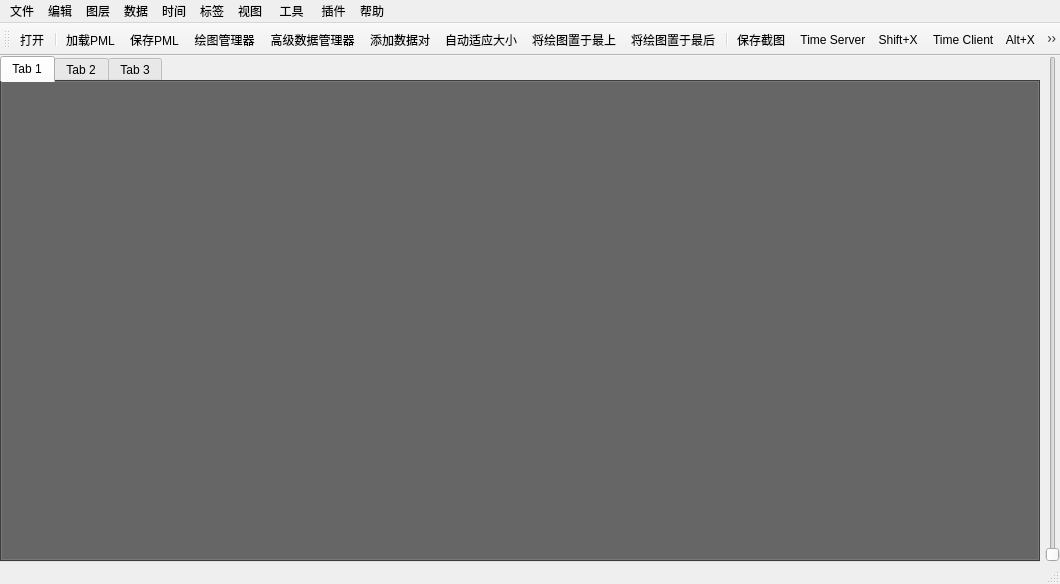
<?xml version="1.0" encoding="UTF-8"?>
<ui version="4.0">
 <class>PlotXYDemo</class>
 <widget class="QMainWindow" name="PlotXYDemo">
  <property name="geometry">
   <rect>
    <x>0</x>
    <y>0</y>
    <width>1060</width>
    <height>584</height>
   </rect>
  </property>
  <property name="windowTitle">
   <string/>
  </property>
  <property name="styleSheet">
   <string notr="true">alternate-background-color: rgb(0, 85, 127);</string>
  </property>
  <widget class="QWidget" name="centralWidget">
   <layout class="QHBoxLayout" name="horizontalLayout">
    <property name="spacing">
     <number>5</number>
    </property>
    <property name="leftMargin">
     <number>0</number>
    </property>
    <property name="topMargin">
     <number>0</number>
    </property>
    <property name="rightMargin">
     <number>0</number>
    </property>
    <property name="bottomMargin">
     <number>0</number>
    </property>
    <item>
     <widget class="QTabWidget" name="tabWidget">
      <property name="styleSheet">
       <string notr="true">QTabWidget#tabWidget
{
background-color: rgb(85, 85, 85);
}</string>
      </property>
      <property name="currentIndex">
       <number>0</number>
      </property>
      <widget class="QWidget" name="tab">
       <attribute name="title">
        <string>Tab 1</string>
       </attribute>
      </widget>
      <widget class="QWidget" name="tab_2">
       <attribute name="title">
        <string>Tab 2</string>
       </attribute>
      </widget>
      <widget class="QWidget" name="tab_3">
       <attribute name="title">
        <string>Tab 3</string>
       </attribute>
      </widget>
     </widget>
    </item>
    <item>
     <widget class="QSlider" name="timeSlider">
      <property name="orientation">
       <enum>Qt::Vertical</enum>
      </property>
     </widget>
    </item>
   </layout>
  </widget>
  <widget class="QMenuBar" name="menuBar">
   <property name="geometry">
    <rect>
     <x>0</x>
     <y>0</y>
     <width>1060</width>
     <height>26</height>
    </rect>
   </property>
   <widget class="QMenu" name="menufile">
    <property name="title">
     <string>文件</string>
    </property>
    <widget class="QMenu" name="menuRecent_Files">
     <property name="title">
      <string>最近打开的文件</string>
     </property>
     <addaction name="action1"/>
     <addaction name="action2"/>
     <addaction name="action3"/>
     <addaction name="action4"/>
     <addaction name="action5"/>
     <addaction name="action6"/>
     <addaction name="action7"/>
     <addaction name="action8"/>
     <addaction name="action9"/>
     <addaction name="action10"/>
     <addaction name="actionClear_recent_files"/>
    </widget>
    <widget class="QMenu" name="menuRecent_PMLs">
     <property name="title">
      <string>最近打开的PML </string>
     </property>
     <addaction name="action1_2"/>
     <addaction name="action2_2"/>
     <addaction name="action3_2"/>
     <addaction name="action4_2"/>
     <addaction name="action5_2"/>
     <addaction name="action6_2"/>
     <addaction name="action7_2"/>
     <addaction name="action8_2"/>
     <addaction name="action9_2"/>
     <addaction name="action10_2"/>
     <addaction name="actionClear_recent_files_2"/>
    </widget>
    <addaction name="actionopen"/>
    <addaction name="actionexport"/>
    <addaction name="separator"/>
    <addaction name="actionclose"/>
    <addaction name="separator"/>
    <addaction name="actionRun_Python_Script_Ctrl_E"/>
    <addaction name="separator"/>
    <addaction name="actionLoad_PML"/>
    <addaction name="actionSave_to_PML"/>
    <addaction name="actionSave_Screenshot"/>
    <addaction name="separator"/>
    <addaction name="menuRecent_Files"/>
    <addaction name="menuRecent_PMLs"/>
    <addaction name="separator"/>
    <addaction name="actionQuit"/>
    <addaction name="actionselect_plot"/>
   </widget>
   <widget class="QMenu" name="menuEdit">
    <property name="title">
     <string>编辑</string>
    </property>
    <widget class="QMenu" name="menuOrder">
     <property name="title">
      <string>排序</string>
     </property>
     <addaction name="actionBring_To_Front_Ctrl"/>
     <addaction name="actionSend_To_Back_Ctrl"/>
     <addaction name="actionBring_Forward"/>
     <addaction name="actionSend_Backward"/>
     <addaction name="separator"/>
     <addaction name="actionTile_Horizontally"/>
     <addaction name="actionTile_Vertically"/>
    </widget>
    <addaction name="actionUndo_Ctrl_Z"/>
    <addaction name="actionRedo_Ctrl_Y"/>
    <addaction name="actionCut_Ctrl_X"/>
    <addaction name="actionCopy_Ctrl_C"/>
    <addaction name="actionPaste_Ctrl_V"/>
    <addaction name="actionDelete"/>
    <addaction name="actionSelect_Plot"/>
    <addaction name="menuOrder"/>
   </widget>
   <widget class="QMenu" name="menuGraph">
    <property name="title">
     <string>图层</string>
    </property>
    <addaction name="actionPlot_Wizard"/>
    <addaction name="separator"/>
    <addaction name="actionPlot_Manager_Ctrl_M"/>
    <addaction name="actionWidget_Editor"/>
    <addaction name="actionExport_to_GOG"/>
    <addaction name="separator"/>
    <addaction name="actionCreate_Plot"/>
    <addaction name="separator"/>
    <addaction name="actionAutofit"/>
    <addaction name="actionOne_To_One"/>
    <addaction name="actionRound_Ranges"/>
    <addaction name="separator"/>
    <addaction name="actionLock_Data_Display"/>
    <addaction name="actionLock_Stacking_Order"/>
    <addaction name="separator"/>
    <addaction name="actionInvert_Colores"/>
   </widget>
   <widget class="QMenu" name="menuData">
    <property name="title">
     <string>数据</string>
    </property>
    <addaction name="actionAdvanced_Data_Manager"/>
    <addaction name="actionAdd_Plot_Pair_Ctrl_A"/>
    <addaction name="actionDiscovery_Rules"/>
    <addaction name="separator"/>
    <addaction name="actionShow_Object_Aliases_Ctrl_Alt_A"/>
    <addaction name="separator"/>
    <addaction name="actionReference_Points_Ctrl_R"/>
    <addaction name="actionEntity_Status_Ctrl_Alt_S"/>
    <addaction name="actionClassification"/>
   </widget>
   <widget class="QMenu" name="menuTime">
    <property name="title">
     <string>时间</string>
    </property>
    <addaction name="actionPlay"/>
    <addaction name="actionReverse"/>
    <addaction name="actionReal_Time"/>
    <addaction name="actionTime_Controls"/>
    <addaction name="actionTime_Client"/>
    <addaction name="actionTime_Server"/>
   </widget>
   <widget class="QMenu" name="menuTabs">
    <property name="title">
     <string>标签</string>
    </property>
    <addaction name="actionNew_Tab_Ctrl_T"/>
    <addaction name="actionRename_Tab"/>
    <addaction name="actionClose_Tab"/>
    <addaction name="actionNext_Tab_Ctrl_Tab"/>
    <addaction name="actionPrevious_Tab_Ctrl_Shift_Tab"/>
   </widget>
   <widget class="QMenu" name="menuView">
    <property name="title">
     <string>视图</string>
    </property>
    <addaction name="actionShow_Menubar_Ctrl_Alt_M"/>
    <addaction name="actionShow_Toolbar_Ctrl_Alt_C"/>
    <addaction name="actionShow_Statusbar_Ctrl_Alt_B"/>
    <addaction name="actionShow_Time_Slider"/>
    <addaction name="actionShow_Tabbar"/>
    <addaction name="actionShow_RTI_Controls"/>
    <addaction name="actionShow_All_Bars_Ctrl_B"/>
    <addaction name="actionShow_Plot_Time_Ctrl_Alt_P"/>
    <addaction name="actionShow_System_Time_Ctrl_Alt_Y"/>
    <addaction name="actionShow_Corner_Logo"/>
    <addaction name="actionShow_Frame_Rate_Alt_F"/>
    <addaction name="actionFullScreen_Shift_F"/>
   </widget>
   <widget class="QMenu" name="menuTools">
    <property name="title">
     <string> 工具</string>
    </property>
    <addaction name="actionSave_Preferences"/>
    <addaction name="actionSave_Preferences_As"/>
    <addaction name="actionLoad_Preferences"/>
    <addaction name="actionUseer_Functions"/>
    <addaction name="actionFunction_Console"/>
    <addaction name="actionHot_Keys_Ctrl_H"/>
    <addaction name="actionOptions_Ctrl_Alt_O"/>
   </widget>
   <widget class="QMenu" name="menuBookmarks">
    <property name="title">
     <string>帮助</string>
    </property>
    <addaction name="actionUser_Manual_F1"/>
    <addaction name="actionTraining"/>
    <addaction name="actionAbout"/>
   </widget>
   <widget class="QMenu" name="menuPlug_ins">
    <property name="title">
     <string> 插件</string>
    </property>
    <addaction name="actionPlug_in_Manager"/>
    <addaction name="actionConsole_Ctrl_F1"/>
    <addaction name="actionFind_DCS_Sever"/>
    <addaction name="actionHDF5_Export"/>
    <addaction name="actionHDF5_Import"/>
    <addaction name="actionSimple_Sever"/>
    <addaction name="actionSp_Batch_Loader"/>
    <addaction name="actionsimVideo_Recorder"/>
   </widget>
   <addaction name="menufile"/>
   <addaction name="menuEdit"/>
   <addaction name="menuGraph"/>
   <addaction name="menuData"/>
   <addaction name="menuTime"/>
   <addaction name="menuTabs"/>
   <addaction name="menuView"/>
   <addaction name="menuTools"/>
   <addaction name="menuPlug_ins"/>
   <addaction name="menuBookmarks"/>
  </widget>
  <widget class="QToolBar" name="mainToolBar">
   <attribute name="toolBarArea">
    <enum>TopToolBarArea</enum>
   </attribute>
   <attribute name="toolBarBreak">
    <bool>false</bool>
   </attribute>
   <addaction name="actionopen"/>
   <addaction name="separator"/>
   <addaction name="actionLoad_PML"/>
   <addaction name="actionSave_to_PML"/>
   <addaction name="actionPlot_Manager_Ctrl_M"/>
   <addaction name="actionAdvanced_Data_Manager"/>
   <addaction name="actionAdd_Plot_Pair_Ctrl_A"/>
   <addaction name="actionAutofit"/>
   <addaction name="actionBring_To_Front_Ctrl"/>
   <addaction name="actionSend_To_Back_Ctrl"/>
   <addaction name="separator"/>
   <addaction name="actionSave_Screenshot"/>
   <addaction name="actionTime_Server"/>
   <addaction name="actionTime_Client"/>
   <addaction name="separator"/>
   <addaction name="actionDecrease_Step"/>
   <addaction name="actionFrame_Rverse"/>
   <addaction name="actionReverse"/>
   <addaction name="actionStop"/>
   <addaction name="actionPlay"/>
   <addaction name="actionFrame_Forward"/>
   <addaction name="actionIncrease_Step"/>
   <addaction name="actionReal_Time"/>
   <addaction name="actionTime_Controls"/>
  </widget>
  <widget class="QStatusBar" name="statusBar">
   <property name="minimumSize">
    <size>
     <width>0</width>
     <height>0</height>
    </size>
   </property>
  </widget>
  <action name="actionopen">
   <property name="icon">
    <iconset resource="resources/toolbar.qrc">
     <normaloff>:/toolbar/openfile.png</normaloff>:/toolbar/openfile.png</iconset>
   </property>
   <property name="text">
    <string>打开</string>
   </property>
  </action>
  <action name="actionexport">
   <property name="text">
    <string>导出数据</string>
   </property>
  </action>
  <action name="actionclose">
   <property name="text">
    <string>清理数据</string>
   </property>
  </action>
  <action name="actionLoad_PML">
   <property name="icon">
    <iconset>
     <normaloff>:/res/openfile.png</normaloff>
     <normalon>:/toolbar/loadpml.png</normalon>:/res/openfile.png</iconset>
   </property>
   <property name="text">
    <string>加载PML</string>
   </property>
  </action>
  <action name="actionSave_to_PML">
   <property name="icon">
    <iconset>
     <normaloff>:/res/openfile.png</normaloff>
     <normalon>:/toolbar/savepml.png</normalon>:/res/openfile.png</iconset>
   </property>
   <property name="text">
    <string>保存PML</string>
   </property>
  </action>
  <action name="actionUndo_Ctrl_Z">
   <property name="text">
    <string>撤销  Ctrl+Z</string>
   </property>
  </action>
  <action name="actionRedo_Ctrl_Y">
   <property name="text">
    <string>恢复  Ctrl+Y</string>
   </property>
  </action>
  <action name="actionCut_Ctrl_X">
   <property name="text">
    <string>剪切  Ctrl+X</string>
   </property>
  </action>
  <action name="actionCopy_Ctrl_C">
   <property name="text">
    <string>复制  Ctrl+C</string>
   </property>
  </action>
  <action name="actionPaste_Ctrl_V">
   <property name="text">
    <string>粘贴  Ctrl+V</string>
   </property>
  </action>
  <action name="actionDelete">
   <property name="text">
    <string>删除...</string>
   </property>
  </action>
  <action name="actionSelect_Plot">
   <property name="text">
    <string>Select Plot</string>
   </property>
  </action>
  <action name="actionBring_To_Front_Ctrl">
   <property name="icon">
    <iconset resource="resources/toolbar.qrc">
     <normaloff>:/toolbar/Takefront.png</normaloff>:/toolbar/Takefront.png</iconset>
   </property>
   <property name="text">
    <string>将绘图置于最上</string>
   </property>
  </action>
  <action name="actionSend_To_Back_Ctrl">
   <property name="icon">
    <iconset resource="resources/toolbar.qrc">
     <normaloff>:/toolbar/Takeback.png</normaloff>:/toolbar/Takeback.png</iconset>
   </property>
   <property name="text">
    <string>将绘图置于最后</string>
   </property>
  </action>
  <action name="actionBring_Forward">
   <property name="text">
    <string>Bring Forward       +</string>
   </property>
  </action>
  <action name="actionSend_Backward">
   <property name="text">
    <string>Send Backward</string>
   </property>
  </action>
  <action name="actionTile_Horizontally">
   <property name="text">
    <string>Tile Horizontally</string>
   </property>
  </action>
  <action name="actionTile_Vertically">
   <property name="text">
    <string>Tile Vertically</string>
   </property>
  </action>
  <action name="actionSave_Screenshot">
   <property name="icon">
    <iconset resource="resources/toolbar.qrc">
     <normaloff>:/toolbar/snapshot.png</normaloff>:/toolbar/snapshot.png</iconset>
   </property>
   <property name="text">
    <string>保存截图</string>
   </property>
  </action>
  <action name="actionQuit">
   <property name="text">
    <string>退出                                     Alt+Q</string>
   </property>
  </action>
  <action name="action1">
   <property name="text">
    <string>1</string>
   </property>
  </action>
  <action name="action2">
   <property name="text">
    <string>2</string>
   </property>
  </action>
  <action name="action3">
   <property name="text">
    <string>3</string>
   </property>
  </action>
  <action name="action4">
   <property name="text">
    <string>4</string>
   </property>
  </action>
  <action name="action5">
   <property name="text">
    <string>5</string>
   </property>
  </action>
  <action name="action6">
   <property name="text">
    <string>6</string>
   </property>
  </action>
  <action name="action7">
   <property name="text">
    <string>7</string>
   </property>
  </action>
  <action name="action8">
   <property name="text">
    <string>8</string>
   </property>
  </action>
  <action name="action9">
   <property name="text">
    <string>9</string>
   </property>
  </action>
  <action name="action10">
   <property name="text">
    <string>10</string>
   </property>
  </action>
  <action name="actionClear_recent_files">
   <property name="text">
    <string>Clear recent files</string>
   </property>
  </action>
  <action name="action1_2">
   <property name="text">
    <string>1</string>
   </property>
  </action>
  <action name="action2_2">
   <property name="text">
    <string>2</string>
   </property>
  </action>
  <action name="action3_2">
   <property name="text">
    <string>3</string>
   </property>
  </action>
  <action name="action4_2">
   <property name="text">
    <string>4</string>
   </property>
  </action>
  <action name="action5_2">
   <property name="text">
    <string>5</string>
   </property>
  </action>
  <action name="action6_2">
   <property name="text">
    <string>6</string>
   </property>
  </action>
  <action name="action7_2">
   <property name="text">
    <string>7</string>
   </property>
  </action>
  <action name="action8_2">
   <property name="text">
    <string>8</string>
   </property>
  </action>
  <action name="action9_2">
   <property name="text">
    <string>9</string>
   </property>
  </action>
  <action name="action10_2">
   <property name="text">
    <string>10</string>
   </property>
  </action>
  <action name="actionClear_recent_files_2">
   <property name="text">
    <string>Clear recent files</string>
   </property>
  </action>
  <action name="actionPlot_Wizard">
   <property name="text">
    <string>绘图向导</string>
   </property>
  </action>
  <action name="actionPlot_Manager_Ctrl_M">
   <property name="icon">
    <iconset resource="resources/toolbar.qrc">
     <normaloff>:/toolbar/plotmanager.png</normaloff>:/toolbar/plotmanager.png</iconset>
   </property>
   <property name="text">
    <string>绘图管理器</string>
   </property>
   <property name="toolTip">
    <string>绘图管理器</string>
   </property>
  </action>
  <action name="actionWidget_Editor">
   <property name="text">
    <string>控件编辑...</string>
   </property>
  </action>
  <action name="actionExport_to_GOG">
   <property name="text">
    <string>导出 GOG...</string>
   </property>
  </action>
  <action name="actionCreate_Plot">
   <property name="text">
    <string>创建绘图</string>
   </property>
  </action>
  <action name="actionAutofit">
   <property name="icon">
    <iconset resource="resources/toolbar.qrc">
     <normaloff>:/toolbar/autoadjust.png</normaloff>:/toolbar/autoadjust.png</iconset>
   </property>
   <property name="text">
    <string>自动适应大小</string>
   </property>
  </action>
  <action name="actionOne_To_One">
   <property name="text">
    <string>One-To-One</string>
   </property>
  </action>
  <action name="actionRound_Ranges">
   <property name="text">
    <string>Round Ranges</string>
   </property>
  </action>
  <action name="actionLock_Data_Display">
   <property name="text">
    <string>锁定展示</string>
   </property>
  </action>
  <action name="actionLock_Stacking_Order">
   <property name="text">
    <string>Lock Stacking Order</string>
   </property>
  </action>
  <action name="actionInvert_Colores">
   <property name="text">
    <string>Invert Colors</string>
   </property>
  </action>
  <action name="actionAdvanced_Data_Manager">
   <property name="icon">
    <iconset resource="resources/toolbar.qrc">
     <normaloff>:/toolbar/AdvancedDataManager.png</normaloff>:/toolbar/AdvancedDataManager.png</iconset>
   </property>
   <property name="text">
    <string>高级数据管理器</string>
   </property>
  </action>
  <action name="actionAdd_Plot_Pair_Ctrl_A">
   <property name="icon">
    <iconset resource="resources/toolbar.qrc">
     <normaloff>:/toolbar/AddPlotPair.png</normaloff>:/toolbar/AddPlotPair.png</iconset>
   </property>
   <property name="text">
    <string>添加数据对</string>
   </property>
  </action>
  <action name="actionDiscovery_Rules">
   <property name="text">
    <string>Discovery Rules...</string>
   </property>
  </action>
  <action name="actionShow_Object_Aliases_Ctrl_Alt_A">
   <property name="checkable">
    <bool>true</bool>
   </property>
   <property name="text">
    <string>Show Object Aliases Ctrl+Alt+A</string>
   </property>
  </action>
  <action name="actionReference_Points_Ctrl_R">
   <property name="text">
    <string>Reference Points...   Ctrl+R</string>
   </property>
  </action>
  <action name="actionEntity_Status_Ctrl_Alt_S">
   <property name="text">
    <string>Entity Status...   Ctrl+Alt+S</string>
   </property>
  </action>
  <action name="actionClassification">
   <property name="text">
    <string>Classification...</string>
   </property>
  </action>
  <action name="actionPlay">
   <property name="icon">
    <iconset resource="resources/toolbar.qrc">
     <normaloff>:/toolbar/Play.png</normaloff>:/toolbar/Play.png</iconset>
   </property>
   <property name="text">
    <string>播放        P</string>
   </property>
  </action>
  <action name="actionReverse">
   <property name="icon">
    <iconset resource="resources/toolbar.qrc">
     <normaloff>:/toolbar/PlayBack.png</normaloff>:/toolbar/PlayBack.png</iconset>
   </property>
   <property name="text">
    <string>倒放    Ctrl+D</string>
   </property>
  </action>
  <action name="actionReal_Time">
   <property name="icon">
    <iconset resource="resources/toolbar.qrc">
     <normaloff>:/toolbar/RealTime.png</normaloff>:/toolbar/RealTime.png</iconset>
   </property>
   <property name="text">
    <string>实时模式     Shift+R</string>
   </property>
  </action>
  <action name="actionTime_Controls">
   <property name="icon">
    <iconset resource="resources/toolbar.qrc">
     <normaloff>:/toolbar/TimeEditor.png</normaloff>:/toolbar/TimeEditor.png</iconset>
   </property>
   <property name="text">
    <string>时间控制    Alt+T</string>
   </property>
  </action>
  <action name="actionTime_Client">
   <property name="icon">
    <iconset resource="resources/toolbar.qrc">
     <normaloff>:/toolbar/TimeClient.png</normaloff>:/toolbar/TimeClient.png</iconset>
   </property>
   <property name="text">
    <string>Time Client    Alt+X</string>
   </property>
  </action>
  <action name="actionTime_Server">
   <property name="icon">
    <iconset resource="resources/toolbar.qrc">
     <normaloff>:/toolbar/TimeServer.png</normaloff>:/toolbar/TimeServer.png</iconset>
   </property>
   <property name="text">
    <string>Time Server    Shift+X</string>
   </property>
  </action>
  <action name="actionNew_Tab_Ctrl_T">
   <property name="text">
    <string>新建标签            Ctrl+T</string>
   </property>
  </action>
  <action name="actionRename_Tab">
   <property name="text">
    <string>重命名标签...</string>
   </property>
  </action>
  <action name="actionClose_Tab">
   <property name="text">
    <string>关闭标签    Ctrl+F4</string>
   </property>
  </action>
  <action name="actionNext_Tab_Ctrl_Tab">
   <property name="text">
    <string>切换下一个标签页          Ctrl+Tab</string>
   </property>
  </action>
  <action name="actionPrevious_Tab_Ctrl_Shift_Tab">
   <property name="text">
    <string>切换上一个 标签页     Ctrl+Shift+Tab</string>
   </property>
  </action>
  <action name="actionShow_Menubar_Ctrl_Alt_M">
   <property name="checkable">
    <bool>true</bool>
   </property>
   <property name="checked">
    <bool>false</bool>
   </property>
   <property name="text">
    <string>显示菜单栏    Ctrl+Alt+M</string>
   </property>
  </action>
  <action name="actionShow_Toolbar_Ctrl_Alt_C">
   <property name="checkable">
    <bool>true</bool>
   </property>
   <property name="checked">
    <bool>false</bool>
   </property>
   <property name="text">
    <string>显示工具栏     Ctrl+Alt+C</string>
   </property>
  </action>
  <action name="actionShow_Statusbar_Ctrl_Alt_B">
   <property name="checkable">
    <bool>true</bool>
   </property>
   <property name="text">
    <string>显示状态栏   Ctrl+Alt+B</string>
   </property>
  </action>
  <action name="actionShow_Time_Slider">
   <property name="checkable">
    <bool>true</bool>
   </property>
   <property name="text">
    <string>显示时间轴</string>
   </property>
  </action>
  <action name="actionShow_Tabbar">
   <property name="checkable">
    <bool>true</bool>
   </property>
   <property name="text">
    <string>显示标签栏</string>
   </property>
  </action>
  <action name="actionShow_RTI_Controls">
   <property name="checkable">
    <bool>true</bool>
   </property>
   <property name="text">
    <string>显示RTI控制</string>
   </property>
  </action>
  <action name="actionShow_All_Bars_Ctrl_B">
   <property name="text">
    <string>显示所有栏       Ctrl+B</string>
   </property>
  </action>
  <action name="actionShow_Plot_Time_Ctrl_Alt_P">
   <property name="text">
    <string>显示绘图中时间   Ctrl+Alt+P</string>
   </property>
  </action>
  <action name="actionShow_System_Time_Ctrl_Alt_Y">
   <property name="text">
    <string>显示系统时间  Ctrl+Alt+Y</string>
   </property>
  </action>
  <action name="actionShow_Corner_Logo">
   <property name="text">
    <string>显示Logo</string>
   </property>
  </action>
  <action name="actionShow_Frame_Rate_Alt_F">
   <property name="text">
    <string>Show Frame Rate     Alt+F</string>
   </property>
  </action>
  <action name="actionFullScreen_Shift_F">
   <property name="text">
    <string>全屏显示    Shift+F</string>
   </property>
  </action>
  <action name="actionSave_Preferences">
   <property name="text">
    <string>Save Preferences</string>
   </property>
  </action>
  <action name="actionSave_Preferences_As">
   <property name="text">
    <string>Save Preferences As...</string>
   </property>
  </action>
  <action name="actionLoad_Preferences">
   <property name="text">
    <string>Load Preferences...</string>
   </property>
  </action>
  <action name="actionUseer_Functions">
   <property name="text">
    <string>Useer Functions...</string>
   </property>
  </action>
  <action name="actionFunction_Console">
   <property name="text">
    <string>Function Console...</string>
   </property>
  </action>
  <action name="actionHot_Keys_Ctrl_H">
   <property name="text">
    <string>Hot Keys...    Ctrl+H</string>
   </property>
  </action>
  <action name="actionOptions_Ctrl_Alt_O">
   <property name="text">
    <string>Options...   Ctrl+Alt+O</string>
   </property>
  </action>
  <action name="actionPlug_in_Manager">
   <property name="text">
    <string>Plug-in Manager...</string>
   </property>
  </action>
  <action name="actionConsole_Ctrl_F1">
   <property name="text">
    <string>Console...   Ctrl+F1</string>
   </property>
  </action>
  <action name="actionFind_DCS_Sever">
   <property name="text">
    <string>Find DCS Sever...</string>
   </property>
  </action>
  <action name="actionHDF5_Export">
   <property name="text">
    <string>HDF5 Export...</string>
   </property>
  </action>
  <action name="actionHDF5_Import">
   <property name="text">
    <string>HDF5 Import...</string>
   </property>
  </action>
  <action name="actionSimple_Sever">
   <property name="text">
    <string>Simple Sever...</string>
   </property>
  </action>
  <action name="actionSp_Batch_Loader">
   <property name="text">
    <string>Sp Batch Loader...</string>
   </property>
  </action>
  <action name="actionsimVideo_Recorder">
   <property name="text">
    <string>simVideo Recorder...</string>
   </property>
  </action>
  <action name="actionUser_Manual_F1">
   <property name="text">
    <string>User Manual    F1</string>
   </property>
  </action>
  <action name="actionTraining">
   <property name="text">
    <string>Training...</string>
   </property>
  </action>
  <action name="actionAbout">
   <property name="text">
    <string>About</string>
   </property>
  </action>
  <action name="actionSave_Snapshot">
   <property name="icon">
    <iconset resource="resources/toolbar.qrc">
     <normaloff>:/toolbar/snapshot.png</normaloff>:/toolbar/snapshot.png</iconset>
   </property>
   <property name="text">
    <string>Save Snapshot</string>
   </property>
  </action>
  <action name="actionRun_Python_Script_Ctrl_E">
   <property name="text">
    <string>运行 Python Script          Ctrl+E</string>
   </property>
  </action>
  <action name="actionDecrease_Step">
   <property name="icon">
    <iconset resource="resources/toolbar.qrc">
     <normaloff>:/toolbar/DecTimeStep.png</normaloff>:/toolbar/DecTimeStep.png</iconset>
   </property>
   <property name="text">
    <string>Decrease Step</string>
   </property>
  </action>
  <action name="actionFrame_Rverse">
   <property name="icon">
    <iconset resource="resources/toolbar.qrc">
     <normaloff>:/toolbar/BackOneStep.png</normaloff>:/toolbar/BackOneStep.png</iconset>
   </property>
   <property name="text">
    <string>Frame Reverse</string>
   </property>
  </action>
  <action name="actionStop">
   <property name="icon">
    <iconset resource="resources/toolbar.qrc">
     <normaloff>:/toolbar/Stop.png</normaloff>:/toolbar/Stop.png</iconset>
   </property>
   <property name="text">
    <string>Stop</string>
   </property>
  </action>
  <action name="actionFrame_Forward">
   <property name="icon">
    <iconset resource="resources/toolbar.qrc">
     <normaloff>:/toolbar/GoOneStep.png</normaloff>:/toolbar/GoOneStep.png</iconset>
   </property>
   <property name="text">
    <string>Frame Forward</string>
   </property>
  </action>
  <action name="actionIncrease_Step">
   <property name="icon">
    <iconset resource="resources/toolbar.qrc">
     <normaloff>:/toolbar/AddTimeStep.png</normaloff>:/toolbar/AddTimeStep.png</iconset>
   </property>
   <property name="text">
    <string>Increase Step</string>
   </property>
  </action>
  <action name="actionselect_plot">
   <property name="text">
    <string>select plot</string>
   </property>
  </action>
 </widget>
 <layoutdefault spacing="6" margin="11"/>
 <resources>
  <include location="resources/toolbar.qrc"/>
  <include location="resources/statusbar.qrc"/>
 </resources>
 <connections/>
</ui>
